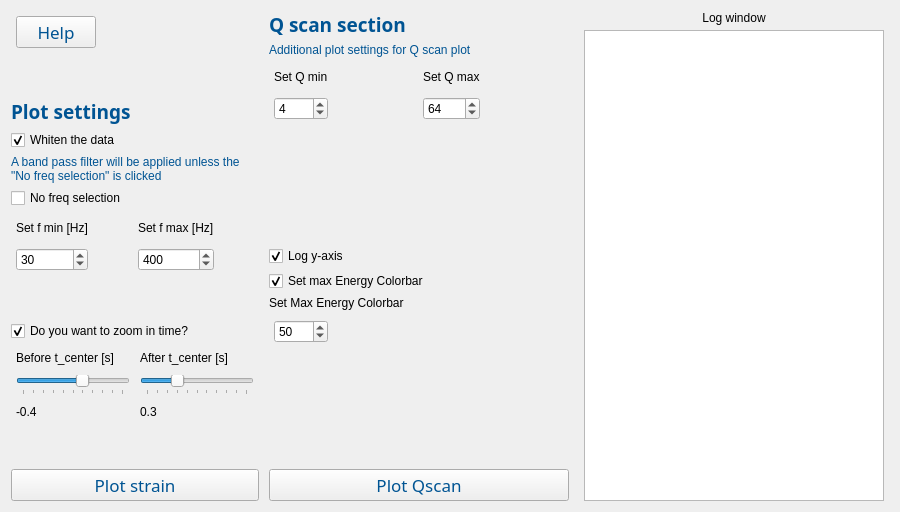
      <widget class="QWidget" name="tab_2">
       <attribute name="title">
        <string>Plot Data</string>
       </attribute>
       <layout class="QGridLayout" name="gridLayout_6">
        <item row="0" column="0">
         <layout class="QHBoxLayout" name="horizontalLayout_6">
          <property name="spacing">
           <number>5</number>
          </property>
          <property name="leftMargin">
           <number>0</number>
          </property>
          <property name="rightMargin">
           <number>0</number>
          </property>
          <item>
           <layout class="QVBoxLayout" name="verticalLayout_6">
            <item>
             <layout class="QHBoxLayout" name="horizontalLayout_10" stretch="1,2">
              <property name="spacing">
               <number>5</number>
              </property>
              <property name="leftMargin">
               <number>5</number>
              </property>
              <property name="topMargin">
               <number>5</number>
              </property>
              <property name="rightMargin">
               <number>5</number>
              </property>
              <property name="bottomMargin">
               <number>5</number>
              </property>
              <item>
               <widget class="QPushButton" name="helpButton2">
                <property name="font">
                 <font>
                  <family>Montserrat</family>
                  <pointsize>13</pointsize>
                 </font>
                </property>
                <property name="styleSheet">
                 <string notr="true">color:rgb(0, 84, 147);</string>
                </property>
                <property name="text">
                 <string>Help</string>
                </property>
               </widget>
              </item>
              <item>
               <spacer name="horizontalSpacer_7">
                <property name="orientation">
                 <enum>Qt::Orientation::Horizontal</enum>
                </property>
                <property name="sizeHint" stdset="0">
                 <size>
                  <width>40</width>
                  <height>20</height>
                 </size>
                </property>
               </spacer>
              </item>
             </layout>
            </item>
            <item>
             <spacer name="verticalSpacer_11">
              <property name="orientation">
               <enum>Qt::Orientation::Vertical</enum>
              </property>
              <property name="sizeHint" stdset="0">
               <size>
                <width>20</width>
                <height>40</height>
               </size>
              </property>
             </spacer>
            </item>
            <item>
             <widget class="QLabel" name="label_25">
              <property name="font">
               <font>
                <family>Montserrat</family>
                <pointsize>14</pointsize>
                <bold>true</bold>
               </font>
              </property>
              <property name="text">
               <string>&lt;html&gt;&lt;head/&gt;&lt;body&gt;&lt;p&gt;&lt;span style=&quot;color:#005493;&quot;&gt;Plot settings&lt;/span&gt;&lt;/p&gt;&lt;/body&gt;&lt;/html&gt;</string>
              </property>
             </widget>
            </item>
            <item>
             <widget class="QCheckBox" name="checkBox_5">
              <property name="text">
               <string>Whiten the data</string>
              </property>
              <property name="checked">
               <bool>true</bool>
              </property>
             </widget>
            </item>
            <item>
             <widget class="QLabel" name="label_9">
              <property name="sizePolicy">
               <sizepolicy hsizetype="Minimum" vsizetype="Preferred">
                <horstretch>0</horstretch>
                <verstretch>0</verstretch>
               </sizepolicy>
              </property>
              <property name="minimumSize">
               <size>
                <width>0</width>
                <height>0</height>
               </size>
              </property>
              <property name="text">
               <string>&lt;html&gt;&lt;head/&gt;&lt;body&gt;&lt;p&gt;&lt;span style=&quot; color:#005493;&quot;&gt;A band pass filter will be applied unless the &amp;quot;No freq selection&amp;quot; is clicked&lt;/span&gt;&lt;/p&gt;&lt;/body&gt;&lt;/html&gt;</string>
              </property>
              <property name="wordWrap">
               <bool>true</bool>
              </property>
             </widget>
            </item>
            <item>
             <widget class="QCheckBox" name="checkBox_7">
              <property name="text">
               <string>No freq selection </string>
              </property>
              <property name="tristate">
               <bool>false</bool>
              </property>
             </widget>
            </item>
            <item>
             <layout class="QGridLayout" name="gridLayout_2" rowstretch="0,0" columnstretch="0,0,0,0">
              <property name="leftMargin">
               <number>5</number>
              </property>
              <property name="topMargin">
               <number>5</number>
              </property>
              <property name="rightMargin">
               <number>5</number>
              </property>
              <property name="bottomMargin">
               <number>5</number>
              </property>
              <property name="spacing">
               <number>10</number>
              </property>
              <item row="0" column="0">
               <widget class="QLabel" name="label_20">
                <property name="text">
                 <string>Set f min [Hz]</string>
                </property>
               </widget>
              </item>
              <item row="0" column="2">
               <widget class="QLabel" name="label_21">
                <property name="text">
                 <string>Set f max [Hz]</string>
                </property>
               </widget>
              </item>
              <item row="1" column="0">
               <widget class="QSpinBox" name="spinBox_3">
                <property name="enabled">
                 <bool>true</bool>
                </property>
                <property name="minimum">
                 <number>10</number>
                </property>
                <property name="maximum">
                 <number>1000</number>
                </property>
                <property name="singleStep">
                 <number>10</number>
                </property>
                <property name="value">
                 <number>30</number>
                </property>
               </widget>
              </item>
              <item row="1" column="2">
               <widget class="QSpinBox" name="spinBox_4">
                <property name="minimum">
                 <number>10</number>
                </property>
                <property name="maximum">
                 <number>5000</number>
                </property>
                <property name="singleStep">
                 <number>10</number>
                </property>
                <property name="value">
                 <number>400</number>
                </property>
               </widget>
              </item>
              <item row="1" column="1">
               <spacer name="horizontalSpacer_9">
                <property name="orientation">
                 <enum>Qt::Orientation::Horizontal</enum>
                </property>
                <property name="sizeHint" stdset="0">
                 <size>
                  <width>40</width>
                  <height>20</height>
                 </size>
                </property>
               </spacer>
              </item>
              <item row="0" column="1">
               <spacer name="horizontalSpacer_8">
                <property name="orientation">
                 <enum>Qt::Orientation::Horizontal</enum>
                </property>
                <property name="sizeHint" stdset="0">
                 <size>
                  <width>40</width>
                  <height>20</height>
                 </size>
                </property>
               </spacer>
              </item>
              <item row="1" column="3">
               <spacer name="horizontalSpacer_22">
                <property name="orientation">
                 <enum>Qt::Orientation::Horizontal</enum>
                </property>
                <property name="sizeHint" stdset="0">
                 <size>
                  <width>40</width>
                  <height>20</height>
                 </size>
                </property>
               </spacer>
              </item>
              <item row="0" column="3">
               <spacer name="horizontalSpacer_21">
                <property name="orientation">
                 <enum>Qt::Orientation::Horizontal</enum>
                </property>
                <property name="sizeHint" stdset="0">
                 <size>
                  <width>40</width>
                  <height>20</height>
                 </size>
                </property>
               </spacer>
              </item>
             </layout>
            </item>
            <item>
             <spacer name="verticalSpacer_10">
              <property name="orientation">
               <enum>Qt::Orientation::Vertical</enum>
              </property>
              <property name="sizeHint" stdset="0">
               <size>
                <width>20</width>
                <height>40</height>
               </size>
              </property>
             </spacer>
            </item>
            <item>
             <widget class="QCheckBox" name="checkBox">
              <property name="enabled">
               <bool>true</bool>
              </property>
              <property name="text">
               <string>Do you want to zoom in time?</string>
              </property>
              <property name="checked">
               <bool>true</bool>
              </property>
             </widget>
            </item>
            <item>
             <layout class="QGridLayout" name="gridLayout_4">
              <property name="leftMargin">
               <number>5</number>
              </property>
              <property name="topMargin">
               <number>5</number>
              </property>
              <property name="rightMargin">
               <number>5</number>
              </property>
              <property name="bottomMargin">
               <number>5</number>
              </property>
              <property name="spacing">
               <number>10</number>
              </property>
              <item row="0" column="0">
               <widget class="QLabel" name="label_22">
                <property name="text">
                 <string>Before t_center [s]</string>
                </property>
               </widget>
              </item>
              <item row="1" column="0">
               <widget class="QSlider" name="horizontalSlider">
                <property name="minimum">
                 <number>-10</number>
                </property>
                <property name="maximum">
                 <number>0</number>
                </property>
                <property name="singleStep">
                 <number>1</number>
                </property>
                <property name="pageStep">
                 <number>1</number>
                </property>
                <property name="value">
                 <number>-4</number>
                </property>
                <property name="orientation">
                 <enum>Qt::Orientation::Horizontal</enum>
                </property>
                <property name="tickPosition">
                 <enum>QSlider::TickPosition::TicksBelow</enum>
                </property>
                <property name="tickInterval">
                 <number>0</number>
                </property>
               </widget>
              </item>
              <item row="0" column="1">
               <widget class="QLabel" name="label_28">
                <property name="text">
                 <string>&lt;html&gt;&lt;head/&gt;&lt;body&gt;&lt;p&gt;After t_center [s]&lt;/p&gt;&lt;/body&gt;&lt;/html&gt;</string>
                </property>
               </widget>
              </item>
              <item row="2" column="0">
               <widget class="QLabel" name="label_24">
                <property name="text">
                 <string>&lt;html&gt;&lt;head/&gt;&lt;body&gt;&lt;p&gt;-0.4&lt;/p&gt;&lt;/body&gt;&lt;/html&gt;</string>
                </property>
               </widget>
              </item>
              <item row="1" column="1">
               <widget class="QSlider" name="horizontalSlider_2">
                <property name="minimum">
                 <number>0</number>
                </property>
                <property name="maximum">
                 <number>10</number>
                </property>
                <property name="singleStep">
                 <number>1</number>
                </property>
                <property name="pageStep">
                 <number>1</number>
                </property>
                <property name="value">
                 <number>3</number>
                </property>
                <property name="orientation">
                 <enum>Qt::Orientation::Horizontal</enum>
                </property>
                <property name="tickPosition">
                 <enum>QSlider::TickPosition::TicksBelow</enum>
                </property>
                <property name="tickInterval">
                 <number>0</number>
                </property>
               </widget>
              </item>
              <item row="2" column="1">
               <widget class="QLabel" name="label_29">
                <property name="text">
                 <string>&lt;html&gt;&lt;head/&gt;&lt;body&gt;&lt;p&gt;0.3&lt;/p&gt;&lt;/body&gt;&lt;/html&gt;</string>
                </property>
               </widget>
              </item>
             </layout>
            </item>
            <item>
             <spacer name="verticalSpacer_12">
              <property name="orientation">
               <enum>Qt::Orientation::Vertical</enum>
              </property>
              <property name="sizeHint" stdset="0">
               <size>
                <width>20</width>
                <height>40</height>
               </size>
              </property>
             </spacer>
            </item>
            <item>
             <widget class="QPushButton" name="pushButton_2">
              <property name="sizePolicy">
               <sizepolicy hsizetype="Expanding" vsizetype="Fixed">
                <horstretch>0</horstretch>
                <verstretch>0</verstretch>
               </sizepolicy>
              </property>
              <property name="font">
               <font>
                <family>Montserrat</family>
                <pointsize>13</pointsize>
               </font>
              </property>
              <property name="toolTip">
               <string>&lt;html&gt;&lt;head/&gt;&lt;body&gt;&lt;p&gt;&lt;span style=&quot;font-size: 15px;&quot;&gt;Plot the gravitational wave data (called strain) as function of time.&lt;/span&gt;&lt;/p&gt;&lt;/body&gt;&lt;/html&gt;</string>
              </property>
              <property name="styleSheet">
               <string notr="true">color: rgb(0, 84, 147);</string>
              </property>
              <property name="text">
               <string>Plot strain</string>
              </property>
             </widget>
            </item>
           </layout>
          </item>
          <item>
           <layout class="QVBoxLayout" name="verticalLayout_5">
            <property name="spacing">
             <number>5</number>
            </property>
            <property name="leftMargin">
             <number>5</number>
            </property>
            <property name="rightMargin">
             <number>5</number>
            </property>
            <item>
             <widget class="QLabel" name="label_10">
              <property name="font">
               <font>
                <family>Montserrat</family>
                <pointsize>14</pointsize>
                <bold>true</bold>
               </font>
              </property>
              <property name="text">
               <string>&lt;html&gt;&lt;head/&gt;&lt;body&gt;&lt;p&gt;&lt;span style=&quot;color:#005493;&quot;&gt;Q scan section&lt;/span&gt;&lt;/p&gt;&lt;/body&gt;&lt;/html&gt;</string>
              </property>
             </widget>
            </item>
            <item>
             <widget class="QLabel" name="label_19">
              <property name="minimumSize">
               <size>
                <width>300</width>
                <height>0</height>
               </size>
              </property>
              <property name="text">
               <string>&lt;html&gt;&lt;head/&gt;&lt;body&gt;&lt;p&gt;&lt;span style=&quot; color:#005493;&quot;&gt;Additional plot settings for Q scan plot&lt;/span&gt;&lt;/p&gt;&lt;/body&gt;&lt;/html&gt;</string>
              </property>
              <property name="wordWrap">
               <bool>true</bool>
              </property>
             </widget>
            </item>
            <item>
             <layout class="QGridLayout" name="gridLayout_5" rowstretch="0,0" columnstretch="0,0,0,0">
              <property name="leftMargin">
               <number>5</number>
              </property>
              <property name="topMargin">
               <number>5</number>
              </property>
              <property name="rightMargin">
               <number>5</number>
              </property>
              <property name="bottomMargin">
               <number>5</number>
              </property>
              <property name="spacing">
               <number>10</number>
              </property>
              <item row="0" column="0">
               <widget class="QLabel" name="label_5">
                <property name="text">
                 <string>Set Q min</string>
                </property>
               </widget>
              </item>
              <item row="1" column="3">
               <spacer name="horizontalSpacer_3">
                <property name="orientation">
                 <enum>Qt::Orientation::Horizontal</enum>
                </property>
                <property name="sizeHint" stdset="0">
                 <size>
                  <width>40</width>
                  <height>20</height>
                 </size>
                </property>
               </spacer>
              </item>
              <item row="0" column="1">
               <spacer name="horizontalSpacer_27">
                <property name="orientation">
                 <enum>Qt::Orientation::Horizontal</enum>
                </property>
                <property name="sizeHint" stdset="0">
                 <size>
                  <width>40</width>
                  <height>20</height>
                 </size>
                </property>
               </spacer>
              </item>
              <item row="0" column="2">
               <widget class="QLabel" name="label_6">
                <property name="text">
                 <string>Set Q max</string>
                </property>
               </widget>
              </item>
              <item row="1" column="2">
               <widget class="QSpinBox" name="spinBox_2">
                <property name="maximum">
                 <number>200</number>
                </property>
                <property name="value">
                 <number>64</number>
                </property>
               </widget>
              </item>
              <item row="1" column="0">
               <widget class="QSpinBox" name="spinBox">
                <property name="maximum">
                 <number>200</number>
                </property>
                <property name="value">
                 <number>4</number>
                </property>
               </widget>
              </item>
              <item row="0" column="3">
               <spacer name="horizontalSpacer_4">
                <property name="orientation">
                 <enum>Qt::Orientation::Horizontal</enum>
                </property>
                <property name="sizeHint" stdset="0">
                 <size>
                  <width>40</width>
                  <height>20</height>
                 </size>
                </property>
               </spacer>
              </item>
              <item row="1" column="1">
               <spacer name="horizontalSpacer_28">
                <property name="orientation">
                 <enum>Qt::Orientation::Horizontal</enum>
                </property>
                <property name="sizeHint" stdset="0">
                 <size>
                  <width>40</width>
                  <height>20</height>
                 </size>
                </property>
               </spacer>
              </item>
             </layout>
            </item>
            <item>
             <spacer name="verticalSpacer_9">
              <property name="orientation">
               <enum>Qt::Orientation::Vertical</enum>
              </property>
              <property name="sizeHint" stdset="0">
               <size>
                <width>20</width>
                <height>40</height>
               </size>
              </property>
             </spacer>
            </item>
            <item>
             <widget class="QCheckBox" name="checkBox_6">
              <property name="text">
               <string>Log y-axis</string>
              </property>
              <property name="checked">
               <bool>true</bool>
              </property>
             </widget>
            </item>
            <item>
             <widget class="QCheckBox" name="checkBox_8">
              <property name="text">
               <string>Set max Energy Colorbar</string>
              </property>
              <property name="checked">
               <bool>true</bool>
              </property>
             </widget>
            </item>
            <item>
             <widget class="QLabel" name="label_26">
              <property name="enabled">
               <bool>true</bool>
              </property>
              <property name="text">
               <string>Set Max Energy Colorbar</string>
              </property>
             </widget>
            </item>
            <item>
             <layout class="QHBoxLayout" name="horizontalLayout_9" stretch="0,2">
              <property name="spacing">
               <number>10</number>
              </property>
              <property name="leftMargin">
               <number>5</number>
              </property>
              <property name="topMargin">
               <number>5</number>
              </property>
              <property name="rightMargin">
               <number>5</number>
              </property>
              <property name="bottomMargin">
               <number>5</number>
              </property>
              <item>
               <widget class="QSpinBox" name="spinBox_5">
                <property name="enabled">
                 <bool>true</bool>
                </property>
                <property name="maximum">
                 <number>1000</number>
                </property>
                <property name="singleStep">
                 <number>10</number>
                </property>
                <property name="value">
                 <number>50</number>
                </property>
               </widget>
              </item>
              <item>
               <spacer name="horizontalSpacer_5">
                <property name="orientation">
                 <enum>Qt::Orientation::Horizontal</enum>
                </property>
                <property name="sizeHint" stdset="0">
                 <size>
                  <width>40</width>
                  <height>20</height>
                 </size>
                </property>
               </spacer>
              </item>
             </layout>
            </item>
            <item>
             <spacer name="verticalSpacer_8">
              <property name="orientation">
               <enum>Qt::Orientation::Vertical</enum>
              </property>
              <property name="sizeHint" stdset="0">
               <size>
                <width>20</width>
                <height>40</height>
               </size>
              </property>
             </spacer>
            </item>
            <item>
             <widget class="QPushButton" name="pushButton_4">
              <property name="sizePolicy">
               <sizepolicy hsizetype="Expanding" vsizetype="Fixed">
                <horstretch>0</horstretch>
                <verstretch>0</verstretch>
               </sizepolicy>
              </property>
              <property name="font">
               <font>
                <family>Montserrat</family>
                <pointsize>13</pointsize>
               </font>
              </property>
              <property name="toolTip">
               <string>&lt;html&gt;&lt;head/&gt;&lt;body&gt;&lt;p&gt;&lt;span style=&quot;font-size: 15px;&quot;&gt;Plot the time-frequency evolution of the gravitational wave data.&lt;/span&gt;&lt;/p&gt;&lt;/body&gt;&lt;/html&gt;</string>
              </property>
              <property name="styleSheet">
               <string notr="true">color: rgb(0, 84, 147);</string>
              </property>
              <property name="text">
               <string>Plot Qscan</string>
              </property>
             </widget>
            </item>
           </layout>
          </item>
          <item>
           <layout class="QVBoxLayout" name="verticalLayout_4">
            <property name="spacing">
             <number>5</number>
            </property>
            <property name="leftMargin">
             <number>5</number>
            </property>
            <property name="topMargin">
             <number>0</number>
            </property>
            <property name="rightMargin">
             <number>5</number>
            </property>
            <property name="bottomMargin">
             <number>0</number>
            </property>
            <item>
             <widget class="QLabel" name="label_31">
              <property name="text">
               <string>&lt;html&gt;&lt;head/&gt;&lt;body&gt;&lt;p align=&quot;center&quot;&gt;Log window&lt;/p&gt;&lt;/body&gt;&lt;/html&gt;</string>
              </property>
             </widget>
            </item>
            <item>
             <widget class="QTextBrowser" name="textBrowser_2">
              <property name="minimumSize">
               <size>
                <width>300</width>
                <height>0</height>
               </size>
              </property>
              <property name="font">
               <font>
                <family>Times New Roman</family>
                <pointsize>14</pointsize>
               </font>
              </property>
             </widget>
            </item>
           </layout>
          </item>
         </layout>
        </item>
       </layout>
      </widget>
